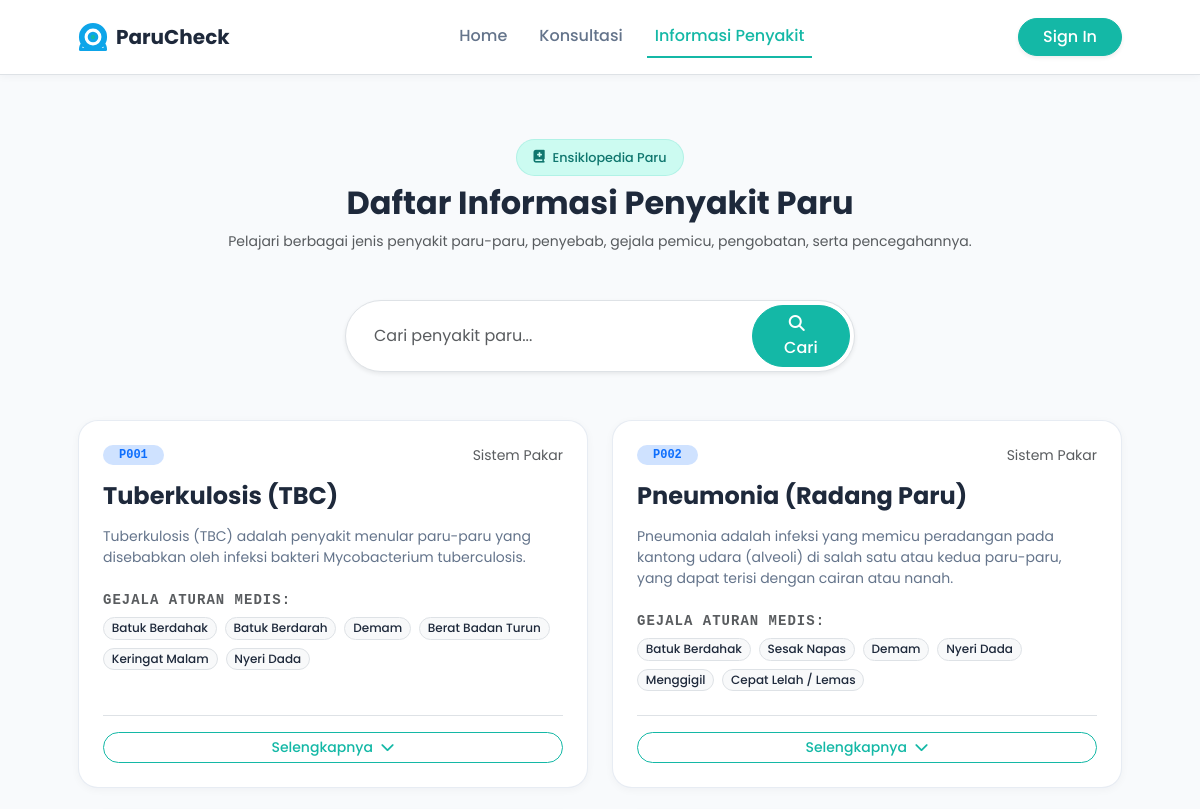
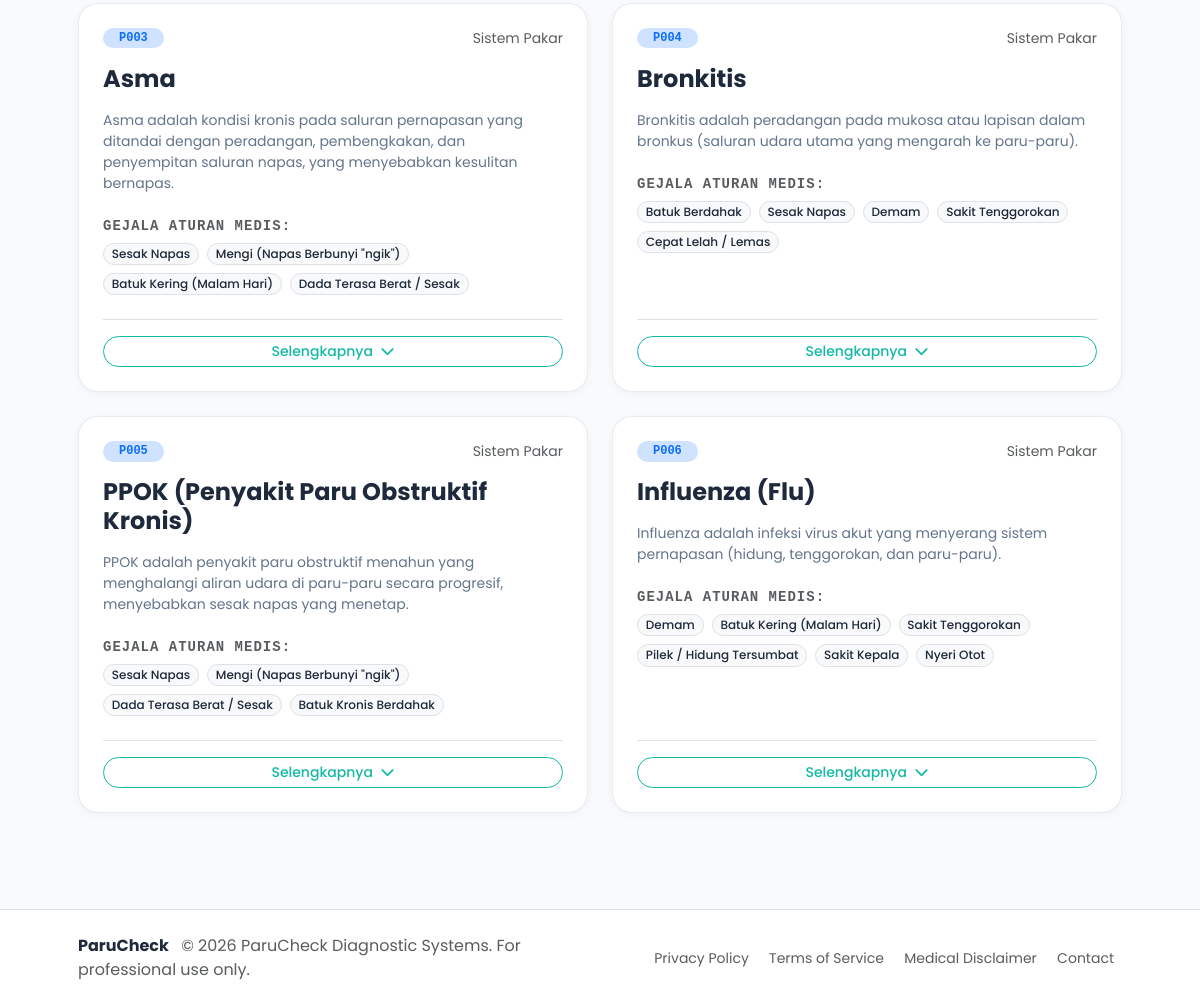
/diseases, run on the app's committed database (2 pictures, top to bottom).
### models/__init__.py (models this page shows, shortened)
class Disease(db.Model):
    __tablename__ = 'disease'
    id = db.Column(db.Integer, primary_key=True)
    code = db.Column(db.String(50), unique=True, nullable=False)  # e.g., P001
    name = db.Column(db.String(255), nullable=False)
    description = db.Column(db.Text, nullable=False)
    causes = db.Column(db.Text, nullable=True)
    treatment = db.Column(db.Text, nullable=True)
    prevention = db.Column(db.Text, nullable=True)
    created_at = db.Column(db.DateTime, default=datetime.utcnow)
    rules = db.relationship('Rule', backref='disease', cascade='all, delete-orphan', lazy=True)
    diagnoses = db.relationship('DiagnosisHistory', backref='disease', lazy=True)

class Symptom(db.Model):
    __tablename__ = 'symptom'
    id = db.Column(db.Integer, primary_key=True)
    code = db.Column(db.String(50), unique=True, nullable=False)  # e.g., G001
    name = db.Column(db.String(255), nullable=False)
    category = db.Column(db.String(100), nullable=True)  # e.g., 'Umum', 'Pernapasan'
    created_at = db.Column(db.DateTime, default=datetime.utcnow)

### routes/main.py (the view)
@main_bp.route('/diseases')
def diseases():
    search = request.args.get('search', '')
    if search:
        all_diseases = Disease.query.filter(Disease.name.like(f"%{search}%") | Disease.description.like(f"%{search}%")).all()
    else:
        all_diseases = Disease.query.all()
    diseases_with_symptoms = []
    for d in all_diseases:
        rule = Rule.query.filter_by(disease_id=d.id).first()
        symptoms_list = rule.symptoms if rule else []
        diseases_with_symptoms.append({
            'disease': d,
            'symptoms': symptoms_list
        })
    return render_template('main/diseases.html', diseases=diseases_with_symptoms, search=search)

### templates/main/diseases.html (shortened to what this page needs)
{% extends "base.html" %}
{% block content %}
<div class="container px-md-5 py-5">
    <div class="text-center mb-5">
        <span class="badge-medical mb-2">
            <i class="fa-solid fa-book-medical me-2"></i> Ensiklopedia Paru
        </span>
        <h2 class="fw-bold text-slate">Daftar Informasi Penyakit Paru</h2>
        <p class="text-muted small">Pelajari berbagai jenis penyakit paru-paru, penyebab, gejala pemicu, pengobatan, serta pencegahannya.</p>
    </div>
    <div class="row justify-content-center mb-5">
        <div class="col-md-8 col-lg-6">
            <form action="{{ url_for('main.diseases') }}" method="GET" class="d-flex shadow-sm rounded-pill overflow-hidden bg-white border p-1">
                <input type="text" name="search" class="form-control border-0 px-4 py-2 bg-transparent" placeholder="Cari penyakit paru..." value="{{ search }}">
                <button type="submit" class="btn btn-teal rounded-pill px-4">
                    <i class="fa-solid fa-magnifying-glass me-2"></i> Cari
                </button>
            </form>
        </div>
    </div>
    <div class="row g-4">
        {% if diseases %}
            {% for d_data in diseases %}
                {% set d = d_data.disease %}
                {% set symptoms = d_data.symptoms %}
                <div class="col-md-6">
                    <div class="card card-modern h-100 p-4">
                        <div class="d-flex justify-content-between align-items-start mb-3">
                            <span class="badge bg-primary-subtle text-primary font-monospace rounded-pill px-3 py-1.5 small">{{ d.code }}</span>
                            <span class="text-muted small">Sistem Pakar</span>
                        </div>
                        <h4 class="fw-bold text-slate mb-3">{{ d.name }}</h4>
                        <p class="text-slate-muted small leading-lg mb-4">{{ d.description }}</p>
                        <div class="mb-4">
                            <h6 class="text-uppercase font-monospace text-muted small mb-2" style="letter-spacing:1px;">Gejala Aturan Medis:</h6>
                            <div class="d-flex flex-wrap gap-2">
                                {% if symptoms %}
                                    {% for s in symptoms %}
                                        <span class="badge bg-light text-slate border rounded-pill px-2.5 py-1.5 small" style="font-weight: 500;">{{ s.name }}</span>
                                    {% endfor %}
                                {% else %}
                                    <span class="text-muted small">Aturan gejala belum diatur.</span>
                                {% endif %}
                            </div>
                        </div>
                        <div class="mt-auto border-top pt-3">
                            <button class="btn btn-outline-teal rounded-pill btn-sm w-100" type="button" data-bs-toggle="collapse" data-bs-target="#collapse_{{ d.id }}" aria-expanded="false" aria-controls="collapse_{{ d.id }}">
                                Selengkapnya <i class="fa-solid fa-chevron-down ms-1 fs-8"></i>
                            </button>
                        </div>
                    </div>
                </div>
            {% endfor %}
        {% else %}
            <div class="col-12 text-center py-5">
                <i class="fa-solid fa-folder-open text-muted display-4 mb-3 d-block"></i>
                <h5 class="text-muted fw-bold">Penyakit Tidak Ditemukan</h5>
                <p class="text-muted">Coba gunakan kata kunci pencarian yang lain.</p>
            </div>
        {% endif %}
    </div>
</div>
{% endblock %}

### templates/base.html (shortened to what this page needs)
<!DOCTYPE html>
<html lang="id">
<head>
    <link href="https://cdn.jsdelivr.net/npm/bootstrap@5.3.2/dist/css/bootstrap.min.css" rel="stylesheet">
    <link rel="stylesheet" href="https://cdnjs.cloudflare.com/ajax/libs/font-awesome/6.4.2/css/all.min.css">
    <link rel="stylesheet" href="{{ url_for('static', filename='css/style.css') }}">
</head>
<body>
    <nav class="navbar navbar-expand-lg navbar-light bg-white border-bottom py-3 sticky-top">
        <div class="container px-md-5">
            <a class="navbar-brand d-flex align-items-center" href="{{ url_for('main.home') }}">
                <span class="logo-text fw-bold text-slate">ParuCheck</span>
            </a>
            <div class="collapse navbar-collapse" id="navbarNav">
                <ul class="navbar-nav mx-auto">
                    <li class="nav-item px-2">
                        <a class="nav-link {% if request.path == '/' %}active-link{% endif %}" href="{{ url_for('main.home') }}">Home</a>
                    </li>
                    <li class="nav-item px-2">
                        <a class="nav-link {% if request.path == '/consultation' %}active-link{% endif %}" href="{{ url_for('main.consultation') }}">Konsultasi</a>
                    </li>
                    <li class="nav-item px-2">
                        <a class="nav-link {% if request.path == '/diseases' %}active-link{% endif %}" href="{{ url_for('main.diseases') }}">Informasi Penyakit</a>
                    </li>
                </ul>
                <div class="d-flex align-items-center">
                    {% if current_user.is_authenticated %}
                        <div class="dropdown">
                            <button class="btn btn-outline-slate dropdown-toggle rounded-pill px-4" type="button" id="userDropdown" data-bs-toggle="dropdown" aria-expanded="false">
                                <i class="fa-regular fa-user me-2 text-primary"></i>{{ current_user.username }}
                            </button>
                            <ul class="dropdown-menu dropdown-menu-end border-0 shadow-sm p-2" aria-labelledby="userDropdown">
                                {% if current_user.role == 'admin' %}
                                <li><a class="dropdown-item rounded" href="{{ url_for('admin.dashboard') }}"><i class="fa-solid fa-gauge me-2"></i>Admin Dashboard</a></li>
                                <li><hr class="dropdown-divider"></li>
                                {% endif %}
                                <li><a class="dropdown-item rounded text-danger" href="{{ url_for('auth.logout') }}"><i class="fa-solid fa-sign-out me-2"></i>Keluar</a></li>
                            </ul>
                        </div>
                    {% else %}
                        <a href="{{ url_for('auth.login') }}" class="btn btn-teal rounded-pill px-4 shadow-sm text-white">Sign In</a>
                    {% endif %}
                </div>
            </div>
        </div>
    </nav>
    <main class="min-vh-100 pb-5">
        {% block content %}{% endblock %}
    </main>
    <footer class="bg-white border-top py-4 mt-auto">
        <div class="container px-md-5">
            <div class="row align-items-center justify-content-between text-center text-md-start">
                <div class="col-md-6 mb-3 mb-md-0">
                    <span class="fw-bold text-slate">ParuCheck</span>
                    <span class="text-muted ms-2">© 2026 ParuCheck Diagnostic Systems. For professional use only.</span>
                </div>
                <div class="col-md-6 text-md-end">
                    <a href="#" class="text-muted text-decoration-none mx-2 small">Privacy Policy</a>
                    <a href="#" class="text-muted text-decoration-none mx-2 small">Terms of Service</a>
                    <a href="#" class="text-muted text-decoration-none mx-2 small">Medical Disclaimer</a>
                    <a href="#" class="text-muted text-decoration-none mx-2 small">Contact</a>
                </div>
            </div>
        </div>
    </footer>
</body>
</html>

### static/css/style.css (style rules this page uses)
:root { --primary: #0EA5E9; --primary-hover: #0284C7; --secondary: #14B8A6; --secondary-hover: #0D9488; --background: #F8FAFC; --text-dark: #1E293B; --text-muted: #64748B; --white: #FFFFFF; --success: #22C55E; --warning: #F59E0B; --danger: #EF4444; --font-sans: 'Poppins', sans-serif; --shadow-sm: 0 2px 8px rgba(15, 23, 42, 0.04); --shadow-md: 0 8px 24px rgba(15, 23, 42, 0.06); --shadow-lg: 0 16px 32px rgba(15, 23, 42, 0.08); }
body { font-family: var(--font-sans); background-color: var(--background); color: var(--text-dark); overflow-x: hidden; display: flex; flex-direction: column; min-vh-100: 100vh; }
h1, h2, h3, h4, h5, h6 { font-weight: 600; color: #0F172A; }
.text-slate { color: var(--text-dark); }
.text-slate-muted { color: var(--text-muted); }
.navbar { box-shadow: var(--shadow-sm); }
.nav-link { color: var(--text-muted); font-weight: 500; transition: all 0.2s ease-in-out; border-bottom: 2px solid transparent; }
.active-link { color: var(--secondary) !important; border-bottom: 2px solid var(--secondary); }
.btn-teal { background-color: var(--secondary); border-color: var(--secondary); color: var(--white); font-weight: 500; transition: all 0.2s ease-in-out; }
.btn-outline-teal { color: var(--secondary); border-color: var(--secondary); font-weight: 500; transition: all 0.2s ease-in-out; }
.badge-medical { background-color: #CCFBF1; color: #0F766E; font-size: 0.8rem; font-weight: 500; padding: 0.5rem 1rem; border-radius: 50px; display: inline-flex; align-items: center; border: 1px solid rgba(20, 184, 166, 0.15); }
.card-modern { background: var(--white); border: 1px solid rgba(226, 232, 240, 0.8); border-radius: 1.25rem; box-shadow: var(--shadow-sm); transition: all 0.3s cubic-bezier(0.4, 0, 0.2, 1); }

### data on the page
Disease: code "P001", name "Tuberkulosis (TBC)", description "Tuberkulosis (TBC) adalah penyakit menular paru-paru yang disebabkan oleh infeksi bakteri Mycobacterium tuberculosis."
Symptom: name "Batuk Berdahak"
Symptom: name "Batuk Berdarah"
Symptom: name "Demam"
Symptom: name "Berat Badan Turun"
Symptom: name "Keringat Malam"
Symptom: name "Nyeri Dada"
Disease: code "P002", name "Pneumonia (Radang Paru)", description "Pneumonia adalah infeksi yang memicu peradangan pada kantong udara (alveoli) di salah satu atau kedua paru-paru, yang dapat terisi dengan cairan atau nanah."
Symptom: name "Sesak Napas"
Symptom: name "Menggigil"
Symptom: name "Cepat Lelah / Lemas"
Disease: code "P003", name "Asma", description "Asma adalah kondisi kronis pada saluran pernapasan yang ditandai dengan peradangan, pembengkakan, dan penyempitan saluran napas, yang menyebabkan kesulitan bernapas."
Symptom: name "Mengi (Napas Berbunyi \"ngik\")"
Symptom: name "Batuk Kering (Malam Hari)"
Symptom: name "Dada Terasa Berat / Sesak"
Disease: code "P004", name "Bronkitis", description "Bronkitis adalah peradangan pada mukosa atau lapisan dalam bronkus (saluran udara utama yang mengarah ke paru-paru)."
Symptom: name "Sakit Tenggorokan"
Disease: code "P005", name "PPOK (Penyakit Paru Obstruktif Kronis)", description "PPOK adalah penyakit paru obstruktif menahun yang menghalangi aliran udara di paru-paru secara progresif, menyebabkan sesak napas yang menetap."
Symptom: name "Batuk Kronis Berdahak"
Disease: code "P006", name "Influenza (Flu)", description "Influenza adalah infeksi virus akut yang menyerang sistem pernapasan (hidung, tenggorokan, dan paru-paru)."
Symptom: name "Pilek / Hidung Tersumbat"
Symptom: name "Sakit Kepala"
Symptom: name "Nyeri Otot"
